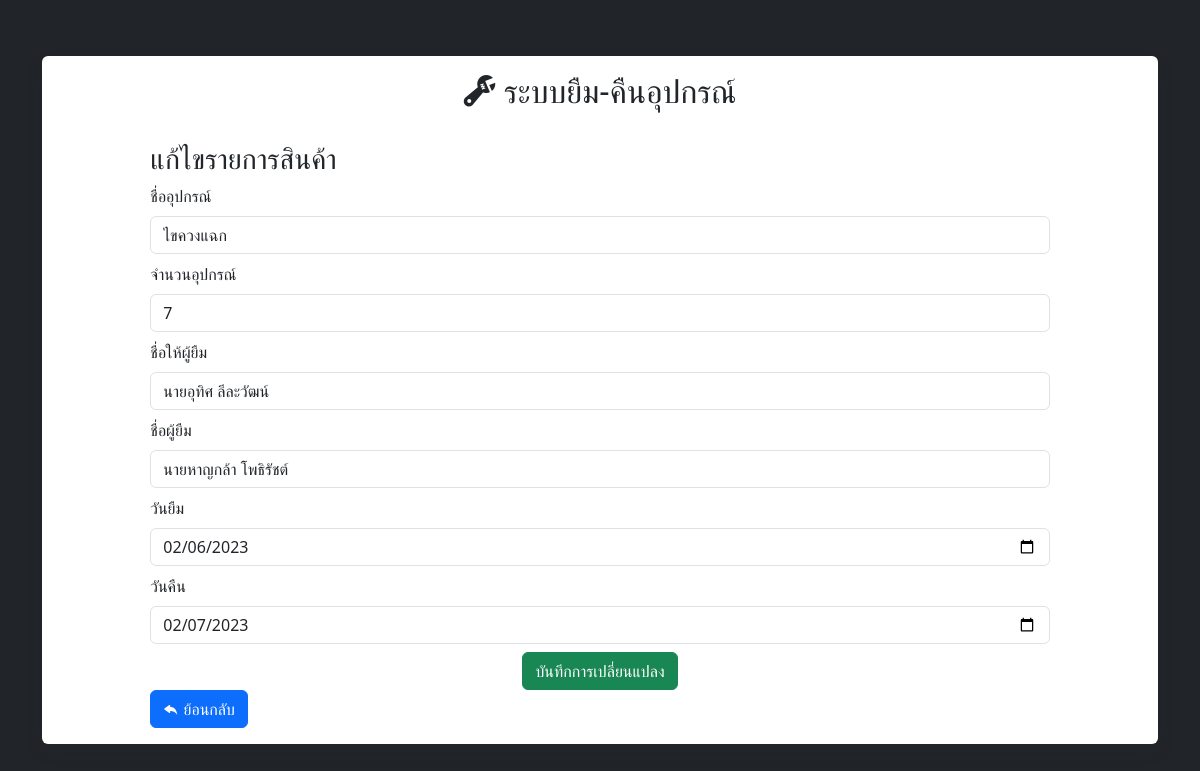
/form-update.php?id=1, run on the app's committed database.
### tables this page shows
CREATE TABLE `equipment_borrowing` (
  `id` int(11) NOT NULL,
  `equipment` varchar(225) NOT NULL,
  `amount` int(11) NOT NULL,
  `borrower` varchar(225) NOT NULL,
  `name` varchar(255) NOT NULL,
  `created_at` date NOT NULL,
  `updated_at` date NOT NULL
);

### form-update.php (the view, shortened to what this page needs)
<?php
    require_once('php/connect.php');
    $sql = "SELECT * FROM equipment_borrowing WHERE id = '". $conn->real_escape_string($_GET['id'])."' ";
    $result = $conn->query($sql);
    $row = $result->fetch_assoc();
?>
<!DOCTYPE html>
<html lang="en">
<head>
    <link rel="stylesheet" href="bootstrap/css/bootstrap.min.css">
    <link rel="stylesheet" href="https://cdn.jsdelivr.net/npm/bootstrap-icons@1.10.3/font/bootstrap-icons.css">
</head>
<body>
    <div class="flex-container bg-dark">
        <div class="container">
            <div class="shadow rounded p-3 bg-body">
                <div class="row justify-content-center">
                    <div class="col-md-10">
                        <h2 class="pb-4 text-center"><i class="bi bi-wrench-adjustable"></i> ระบบยืม-คืนอุปกรณ์</h2>
                        <h3>แก้ไขรายการสินค้า</h3>
                        <form class="row gy-2" action="php/update.php" method="POST">
                        <div class="col-md-12">
                                <label for="equipment" class="form-label">ชื่ออุปกรณ์</label>
                                <select name="equipment" id="equipment" class="form-control">
                                <?php
                                    $sql1 = "SELECT equipment_name FROM equipment_list";
                                    $result1 = mysqli_query($conn, $sql1);
                                    while ($row1 = mysqli_fetch_array($result1)) {
                                ?>
                                        <option value="<?php echo $row1['equipment_name']; ?>"><?php echo $row1['equipment_name']; ?> </option>
                                    <?php
                                    }
                                    ?>
                                </select>
                            </div>
                            <div class="col-md-12">
                                <label for="amount" class="form-label">จำนวนอุปกรณ์</label>
                                <input type="number" class="form-control " id="amount" name="amount"
                                    placeholder="จำนวนอุปกรณ์" value="<?php echo $row['amount'] ?>" required>
                            </div>
                            <div class="col-md-12">
                                <label for="borrower" class="form-label">ชื่อให้ผู้ยืม</label>
                                <input type="text" class="form-control" id="borrower" name="borrower"
                                placeholder="ชื่อผู้ให้ยืม" value="<?php echo $row['borrower'] ?>" required>
                            </div>
                            <div class="col-md-12">
                                <label for="name" class="form-label">ชื่อผู้ยืม</label>
                                <input type="text" class="form-control" id="name" name="name"
                                placeholder="ชื่อผู้ยืม" value="<?php echo $row['name'] ?>" required>
                            </div>
                            <div class="col-md-12">
                                <label for="created_at" class="form-label">วันยืม</label>
                                <input type="date" class="form-control" id="created_at" name="created_at"
                                    placeholder="เวลายืม" value="<?php echo $row['created_at'] ?>" required>
                            </div>
                            <div class="col-md-12">
                                <label for="updated_at" class="form-label">วันคืน</label>
                                <input type="date" class="form-control" id="updated_at" name="updated_at"
                                    placeholder="เวลาคืน" value="<?php echo $row['updated_at'] ?>" required>
                            </div>
                            <div class="col-12">
                                <button type="submit" name="submit"
                                    class="btn btn-success d-block mx-auto">บันทึกการเปลี่ยนแปลง</button>
                            </div>
                        </form>
                        <a href="./" class="btn btn-primary"><i class="bi bi-reply-fill"></i> ย้อนกลับ</a>
                    </div>
                </div>
            </div>
        </div>
    </div>
</body>
</html>

### form-update.php (style rules this page uses)
.flex-container { display: flex; align-items: center; justify-content: center; min-height: 100vh; }

### data on the page
equipment_borrowing: amount "7", borrower "นายอุทิศ ลีละวัฒน์", name "นายหาญกล้า โพธิรัชต์", created_at "02/06/2023", updated_at "02/07/2023"

### other printed values
form field equipment "ไขควงแฉก"
